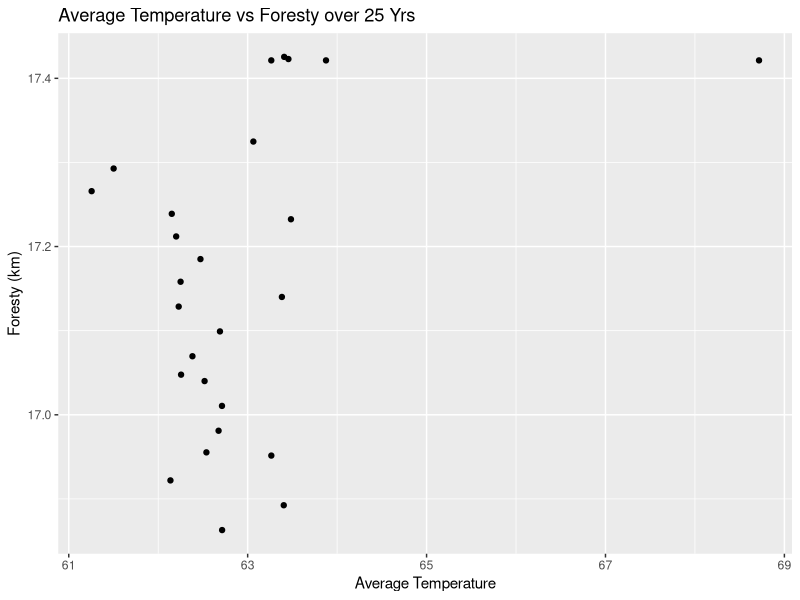
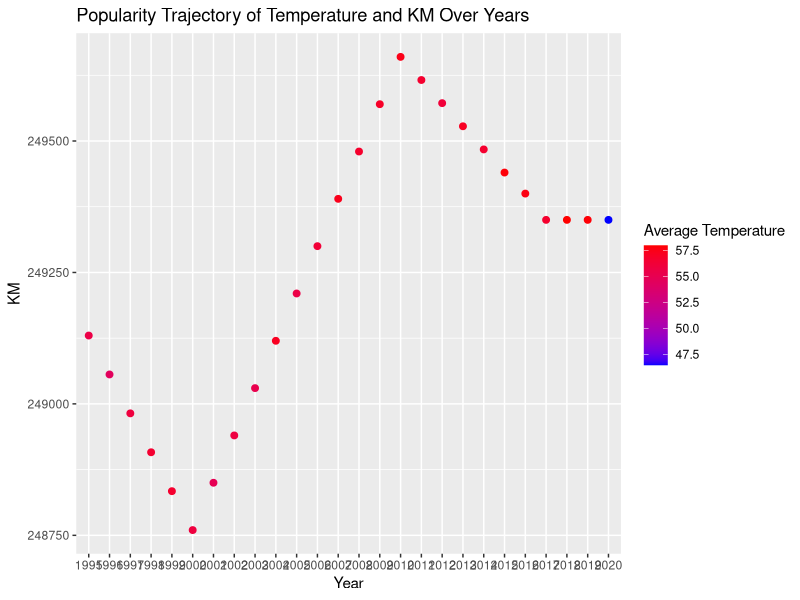
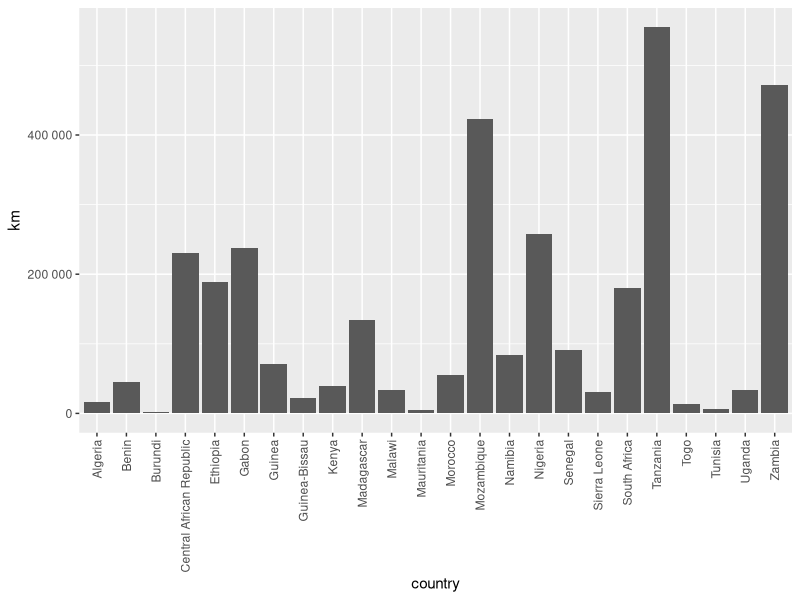
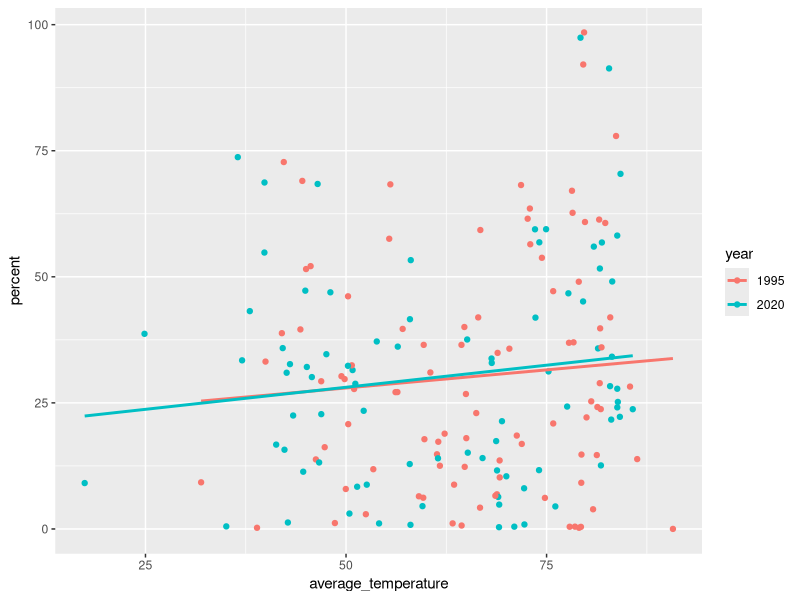
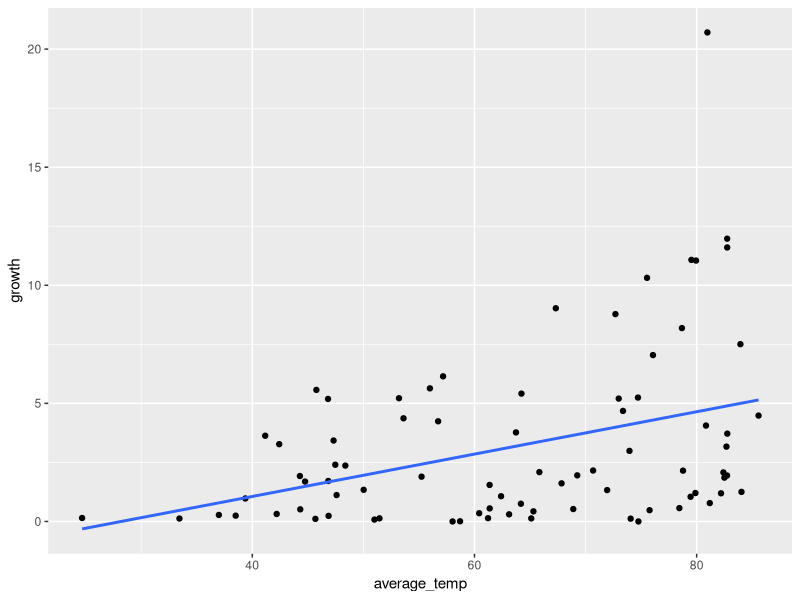
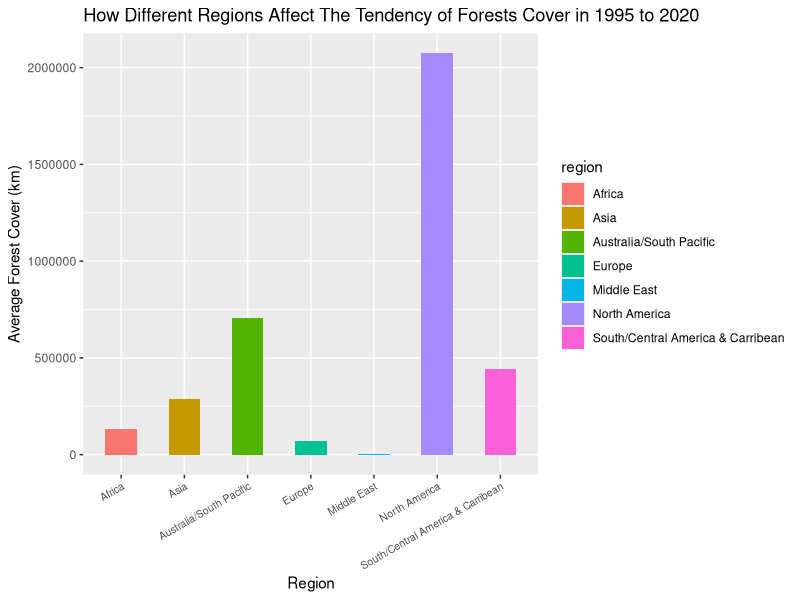
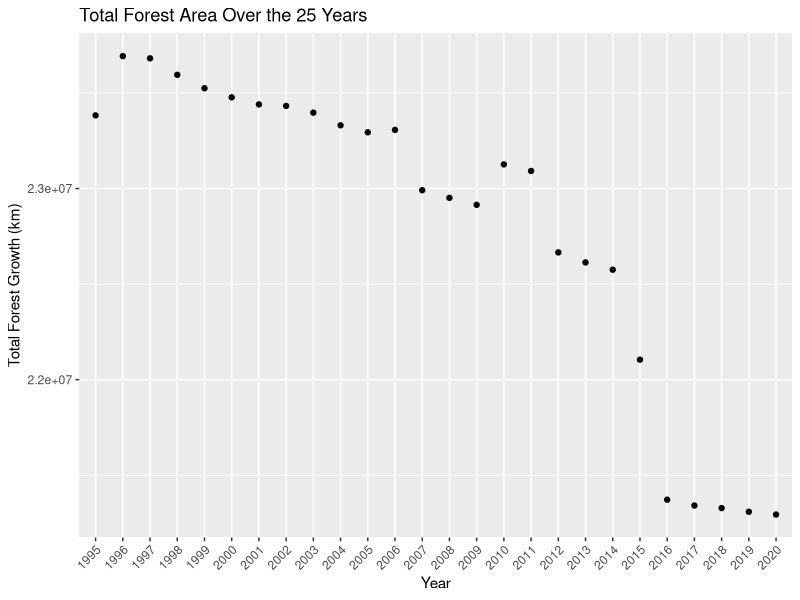

These charts were generated, in order, by the following R code:
## ---- chunk 1
library(readr)
library(dplyr)
library(tidyverse)
library(stringr)
library(ggplot2)
## ---- chunk 2
forest_km <- read_delim("forest_area_km.csv")
forest_percent <- read_delim("forest_area_percent.csv")
global_temp <- read_delim("Global_Temperatures.csv")
## ---- chunk 3
head(forest_km,5) 
head(forest_percent,5) 
head(global_temp,5)
## ---- chunk 4
forest_km <- forest_km %>%
  rename(country = `Country Name`)
  head(forest_km, 5)
## ---- chunk 5
forest_percent <- forest_percent %>%
  rename(country = `Country Name`)
  head(forest_km, 5)
## ---- chunk 6
global_temp <- global_temp %>%
  mutate(year = as.character(year))
## ---- chunk 7
countryList <- c('country', 'Country Code')

longForestKM <- forest_km %>%
   pivot_longer(!countryList, names_to = "year", values_to = "km")
longForestKM

## ---- chunk 8

longForestPercent <- forest_percent %>%
   pivot_longer(!countryList, names_to = "year", values_to = "percent")
longForestPercent
## ---- chunk 9
forest_km_percent <- left_join(longForestKM, longForestPercent)
forest_km_percent
## ---- chunk 10
final_set2 <- inner_join(global_temp, forest_km_percent)
final_set2
## ---- chunk 11
final_set2 %>%
  filter(country == "Australia") %>%
ggplot(aes(x = average_temperature , y = percent)) +
  geom_point() +
  labs(title = "Average Temperature vs Foresty over 25 Yrs",
       x = "Average Temperature",
       y = "Foresty (km)")
## ---- chunk 12
final_set2 %>%
  filter(country == "Japan") %>%
  ggplot(aes(x = year, y = km, color = average_temperature)) +
  geom_point(size = 2) +
  scale_color_gradient(low = "blue", high = "red") +
  labs(x = "Year", y = "KM", color = "Average Temperature", 
       title = "Popularity Trajectory of Temperature and KM Over Years")
## ---- chunk 13
library(scales)

final_set2 %>%
  filter(region == "Africa", year == "1995") %>%
  ggplot() +
  geom_bar(mapping = aes(x = country, y = km), stat = "identity") +
  theme(axis.text.x = element_text(angle = 90, vjust = 0.5, hjust=1)) +
  scale_y_continuous(labels = label_number())

## ---- chunk 14
final_set2 %>% filter(year==2020 | year==1995) %>% group_by(year) %>% ggplot(aes(x=average_temperature, y=percent, col=year)) + geom_point() + geom_smooth(method=lm, se=FALSE)
## ---- chunk 15
final_set2 %>% filter(year==2020 | year==1995) %>% group_by(year) %>% filter(rank(-percent)==1) %>% summarize(country, average_temperature, percent)
## ---- chunk 16
final_set2 %>% group_by(temperature_range = factor(round(average_temperature/10)*10)) %>% reframe(average_percent = mean(percent, na.rm=TRUE)) %>% arrange(rank(-average_percent))
## ---- chunk 17
final_set2 %>% filter(year==1995 | year==2020) %>% group_by(country) %>% reframe(average_temp = mean(average_temperature), growth = abs(diff(percent))) %>% ggplot(aes(x=average_temp, y=growth)) + geom_point() + geom_smooth(method=lm, se=FALSE)
## ---- chunk 18
final_set2 %>% filter(year==1995 | year==2020) %>% group_by(country) %>% reframe(average_temp = mean(average_temperature), growth = abs(diff(percent))) %>% filter(rank(-growth)==1) %>% summarize(country, average_temp, growth)
## ---- chunk 19
final_set2 %>% filter(year==1995 | year==2020) %>% group_by(country) %>% reframe(average_temp = mean(average_temperature), growth = abs(diff(percent))) %>% ungroup() %>% group_by(temperature_range = factor(round(average_temp/10)*10)) %>% reframe(average_growth = mean(growth, na.rm=TRUE)) %>% arrange(rank(-average_growth))
## ---- chunk 20
final_set2 %>% 
  select(region, year, km) %>% 
  group_by(region) %>% 
  summarize(mean_km = mean(km, na.rm = TRUE)) %>% 
  ggplot(aes(region, mean_km, fill = region)) +
  labs(x = "Region", y = "Average Forest Cover (km)",
       title = "How Different Regions Affect The Tendency of Forests Cover in 1995 to 2020") +
  geom_col(width = 0.5) +
  theme(axis.text.x = element_text(angle = 30, size = 7.5, hjust = 1))
## ---- chunk 21
forest_growth <- final_set2 %>%
  group_by(year) %>%
  summarize(total_forestgrowth = sum(km, na.rm = TRUE))
print(forest_growth)


ggplot(forest_growth, aes(x = year, y = total_forestgrowth)) +
  geom_point() +
  geom_smooth(method = "lm", se = FALSE, col = "black") +
  labs(title = "Total Forest Area Over the 25 Years", x = "Year", y = "Total Forest Growth (km)") +
  theme(axis.text.x = element_text(angle = 45, hjust = 1))
